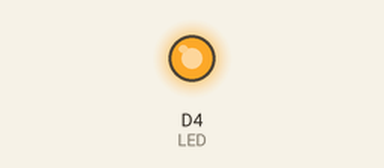
Recording of a sketch running on a simulated ESP8266 (NodeMCU). Shown: output pins drawn as LEDs (lit = HIGH).

Above: at 0.05 s.
At 0.8 s:
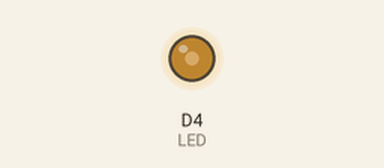
At 1.15 s:
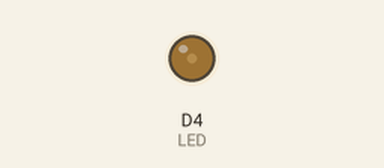
At 2.25 s:
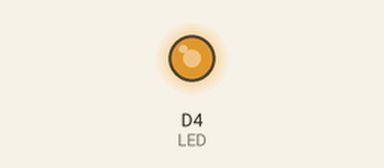
Timing chart, 0 to 8.2 s (numbered marks = the images above):
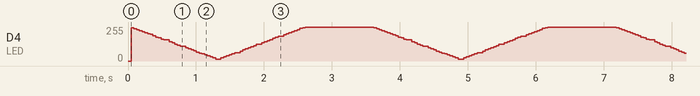

The sketch:

Breathing.ino
```cpp
/**
 * LED_Breathing.ino Arduining.com  20 AUG 2015
 * https://arduining.com/2015/08/20/nodemcu-breathing-led-with-arduino-ide/
 *
 * Using NodeMCU Development Kit V1.0
 * Going beyond Blink sketch to see the blue LED breathing.
 * A PWM modulation is made in software because GPIO16 can't
 * be used with analogWrite().
 **/

#define LED     D4        // Led in NodeMCU at pin GPIO16 (D0).

#define BRIGHT    350     //max led intensity (1-500)
#define INHALE    1250    //Inhalation time in milliseconds.
#define PULSE     INHALE*1000/BRIGHT
#define REST      1000    //Rest Between Inhalations.

//----- Setup function. ------------------------
void setup() {
  pinMode(LED, OUTPUT);   // LED pin as output.
}

//----- Loop routine. --------------------------
void loop() {
  //ramp increasing intensity, Inhalation:
  for (int i=1;i<BRIGHT;i++){
    digitalWrite(LED, LOW);          // turn the LED on.
    delayMicroseconds(i*10);         // wait
    digitalWrite(LED, HIGH);         // turn the LED off.
    delayMicroseconds(PULSE-i*10);   // wait
    delay(0);                        //to prevent watchdog firing.
  }
  //ramp decreasing intensity, Exhalation (half time):
  for (int i=BRIGHT-1;i>0;i--){
    digitalWrite(LED, LOW);          // turn the LED on.
    delayMicroseconds(i*10);          // wait
    digitalWrite(LED, HIGH);         // turn the LED off.
    delayMicroseconds(PULSE-i*10);  // wait
    delay(0);                        //to prevent watchdog firing.
  }
  delay(REST);                       //take a rest...
}
```
